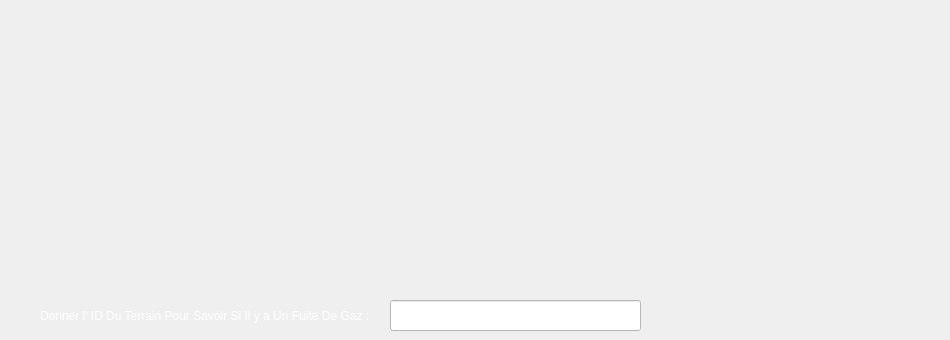
         <widget class="QWidget" name="tab_6">
          <attribute name="title">
           <string>Capteur Gaz</string>
          </attribute>
          <widget class="QLineEdit" name="id_ard">
           <property name="geometry">
            <rect>
             <x>390</x>
             <y>300</y>
             <width>251</width>
             <height>31</height>
            </rect>
           </property>
           <property name="styleSheet">
            <string notr="true">background-color: rgb(255, 255, 255);
color : black;</string>
           </property>
          </widget>
          <widget class="QLabel" name="arduino">
           <property name="geometry">
            <rect>
             <x>190</x>
             <y>70</y>
             <width>751</width>
             <height>121</height>
            </rect>
           </property>
           <property name="styleSheet">
            <string notr="true">color: rgb(255, 255, 255);
font: 75 28pt &quot;Nirmala UI&quot;;</string>
           </property>
           <property name="text">
            <string/>
           </property>
          </widget>
          <widget class="QLabel" name="label_46">
           <property name="geometry">
            <rect>
             <x>40</x>
             <y>300</y>
             <width>331</width>
             <height>31</height>
            </rect>
           </property>
           <property name="styleSheet">
            <string notr="true">color: rgb(255, 255, 255);</string>
           </property>
           <property name="text">
            <string>Donner l' ID Du Terrain Pour Savoir Si Il y a Un Fuite De Gaz :</string>
           </property>
          </widget>
         </widget>
